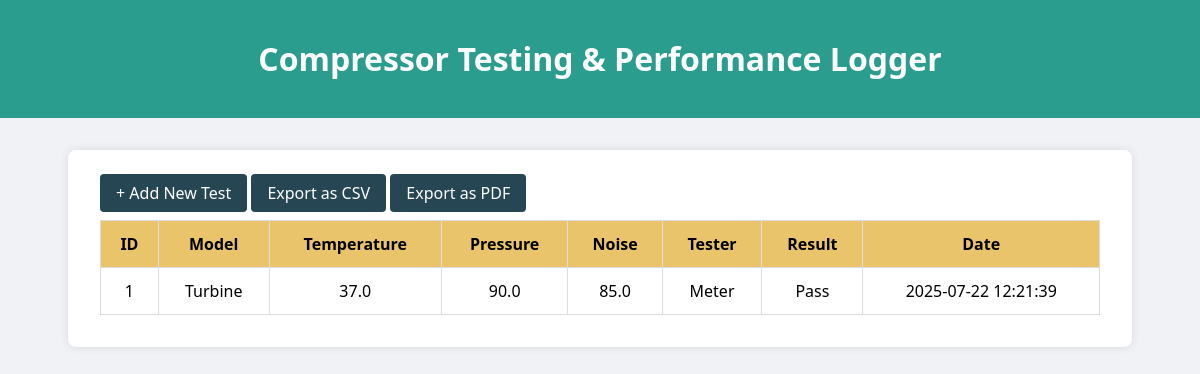
Before: / with the older database file.
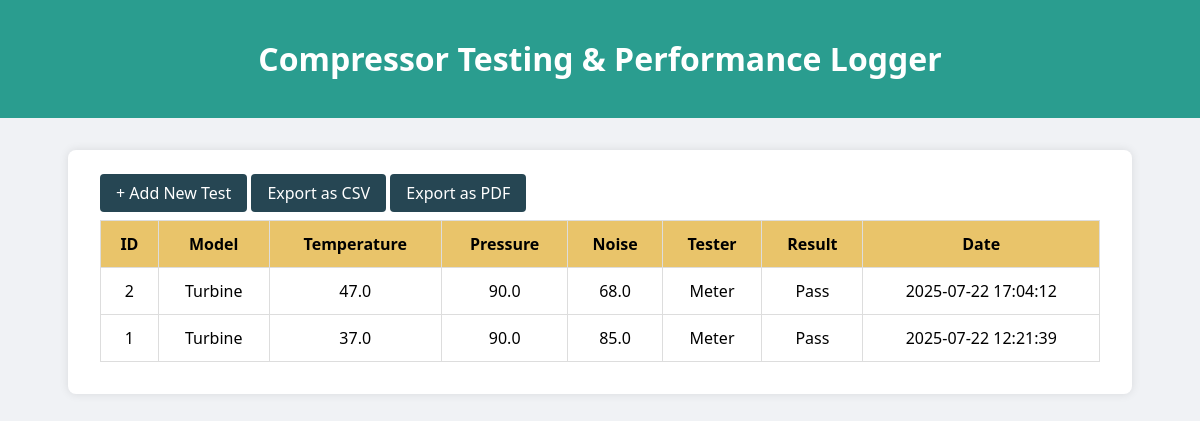
After: the same page with the newer database file.
### tables this page shows
CREATE TABLE tests (
        id INTEGER PRIMARY KEY AUTOINCREMENT,
        model TEXT,
        temperature REAL,
        pressure REAL,
        noise REAL,
        tester TEXT,
        result TEXT,
        date TEXT
    );

### app.py (the view)
@app.route('/')
def index():
    conn = sqlite3.connect(DB)
    c = conn.cursor()
    c.execute("SELECT * FROM tests ORDER BY date DESC")
    data = c.fetchall()
    conn.close()
    return render_template("index.html", tests=data)

### templates/index.html
{% extends "layout.html" %}
{% block content %}
    <a href="{{ url_for('add_test') }}" class="button">+ Add New Test</a>
    <a href="{{ url_for('export_csv') }}" class="button">Export as CSV</a>
    <a href="{{ url_for('export_pdf') }}" class="button">Export as PDF</a>
    <table>
        <thead>
            <tr>
                <th>ID</th>
                <th>Model</th>
                <th>Temperature</th>
                <th>Pressure</th>
                <th>Noise</th>
                <th>Tester</th>
                <th>Result</th>
                <th>Date</th>
            </tr>
        </thead>
        <tbody>
  {% for test in tests %}
        <tr onclick="window.location.href='{{ url_for('view_bill', test_id=test[0]) }}'" style="cursor: pointer;">
            <td>{{ test[0] }}</td>
            <td>{{ test[1] }}</td>
            <td>{{ test[2] }}</td>
            <td>{{ test[3] }}</td>
            <td>{{ test[4] }}</td>
            <td>{{ test[5] }}</td>
            <td>{{ test[6] }}</td>
            <td>{{ test[7] }}</td>
        </tr>
            {% endfor %}
        </tbody>
    </table>
{% endblock %}

### templates/layout.html (shortened to what this page needs)
<!DOCTYPE html>
<html lang="en">
<head>
    <link rel="stylesheet" href="{{ url_for('static', filename='style.css') }}">
</head>
<body>
    <header>
        <h1>Compressor Testing & Performance Logger</h1>
    </header>
    <div class="container">
        {% block content %}{% endblock %}
    </div>
</body>
</html>

### static/style.css (style rules this page uses)
body { font-family: 'Segoe UI', sans-serif; background-color: #f0f2f5; margin: 0; padding: 0; }
header { background-color: #2a9d8f; color: white; padding: 1rem; text-align: center; }
.container { margin: 2rem auto; max-width: 1000px; background: white; padding: 2rem; border-radius: 8px; box-shadow: 0 0 10px rgba(0, 0, 0, 0.1); }
a.button { text-decoration: none; padding: 0.5rem 1rem; background-color: #264653; color: white; border-radius: 4px; }
table { width: 100%; border-collapse: collapse; margin-top: 1rem; }
th, td { border: 1px solid #ddd; padding: 0.75rem; text-align: center; }
th { background-color: #e9c46a; }

Changed rows visible on the page:
added tests: id "2", model "Turbine", temperature "47.0", pressure "90.0", noise "68.0", tester "Meter", result "Pass", date "2025-07-22 17:04:12"
